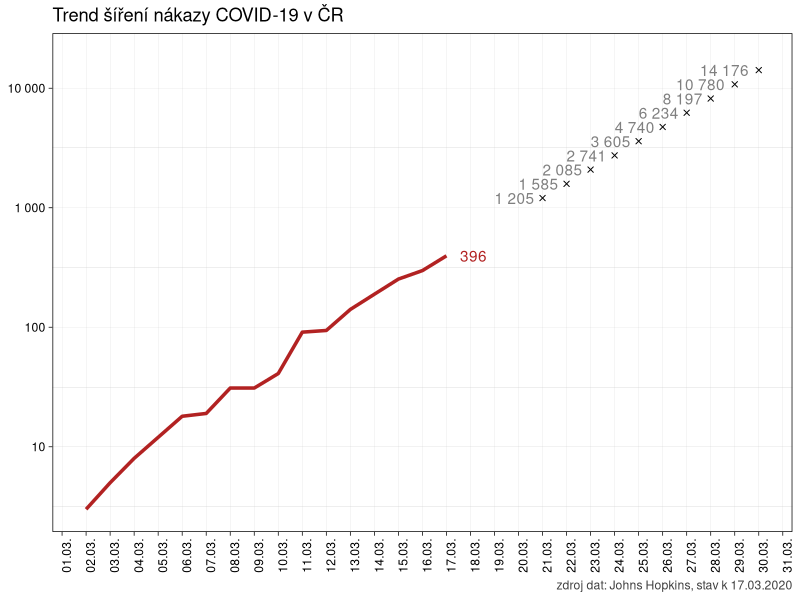
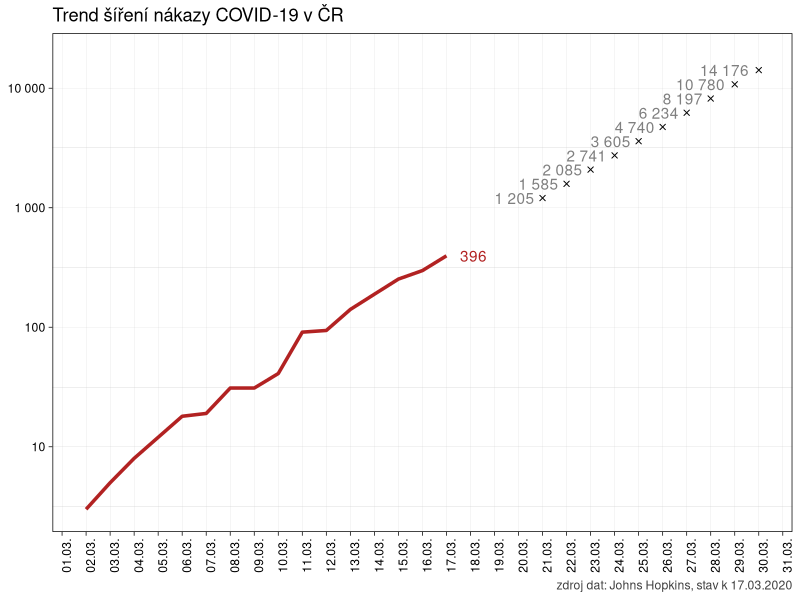
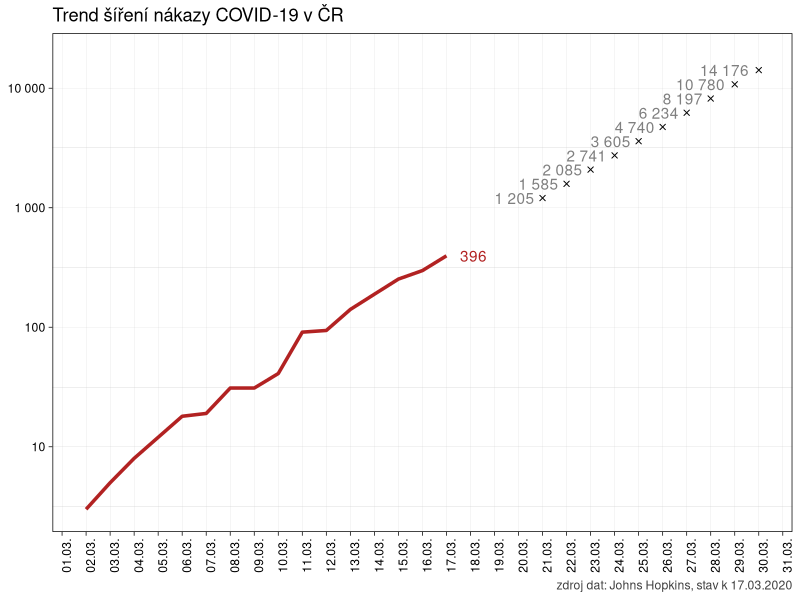

The R script that drew these images, in order:
# vytvořit a uložit graf jako obrázek

library(tidyverse)

pdf.options(encoding = "ISOLatin2") # aby nepadal pandoc na konverzi češtiny v nadpisech grafů

clean_data <- read_csv2("./data/raw_data.csv") %>%
  filter(zeme == "Czechia" & pocet > 0) %>%
  mutate(den = lubridate::day(datum))

trend <- nls(pocet ~ a * (1 + r)^(den),
  data = subset(clean_data, den < 21),
  start = list(a = 1, r = .01)
)

budoucnost <- data.frame(den = 21:31)

predpoved <- data.frame(
  datum = c(as.Date("2020-03-21"):as.Date("2020-03-31")) %>% as.Date(origin = as.Date("1970-01-01")),
  pocet = predict(trend, newdata = budoucnost)
)

ggplot(data = clean_data, aes(x = datum, y = pocet)) +
  geom_text(
    data = predpoved, aes(
      x = datum, y = pocet,
      label = formatC(pocet, big.mark = " ", format = "f", digits = 0)
    ),
    hjust = 1.2,
    color = "gray50"
  ) +
  geom_line(color = "firebrick", lwd = 1.2) +
  geom_point(data = predpoved, aes(
    x = datum, y = pocet), pch = 4) +
  geom_text(data = slice(clean_data, which.max(datum)), aes(
    x = datum, y = pocet,
    label = pocet
  ), hjust = -.5, color = "firebrick") +
  labs(
    title = "Trend šíření nákazy COVID-19 v ČR",
    color = "Počet nakažených",
    caption = paste("zdroj dat: Johns Hopkins, stav k", max(clean_data$datum) %>%
      format(format = "%d.%m.%Y"))
  ) +
  scale_x_date(
    date_breaks = "1 day",
    minor_breaks = NULL,
    labels = scales::date_format(format = "%d.%m."),
    limits = as.Date(c("2020-03-02", "2020-03-30"))
  ) +
  scale_y_log10(labels = scales::number_format()) +
  theme_linedraw() +
  theme(
    axis.text.x = element_text(angle = 90),
    axis.title = element_blank(),
    panel.grid.major = element_line(color = "gray75"),
    plot.caption = element_text(color = "gray25")
  )

ggsave("./img/obrazek.pdf", dpi = 300, units = "cm", width = 25, height = 16)
ggsave("./img/obrazek.png", dpi = 300, units = "cm", width = 25, height = 16)
